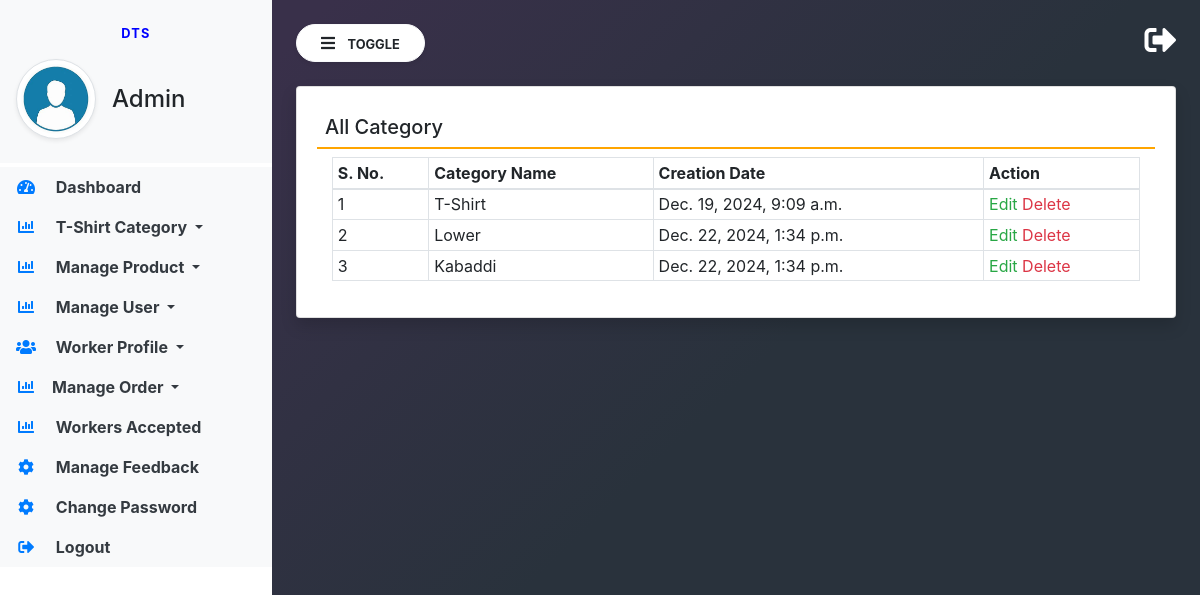
The app's page /View-category/ with its own data.
### store_app/models.py (models this page shows, shortened)
class Category(models.Model):
    name = models.CharField(max_length=200, null=True, blank=True)
    created = models.DateTimeField(auto_now_add=True)

### E_shop/views.py (the view)
# urls.py: path('View-category/', views.view_category, name="view_category"),
def view_category(request):
    category = Category.objects.all()
    return render(request, 'admin/view_category.html', locals())

### templates/admin/view_category.html
{% extends 'admin/admin_base.html' %}
{% block main  %}
<div class="card shadow">
    <div class="card-body">
        <h5 class="p-2" style="border-bottom: 2px solid orange;">All Category</h5>
        <div class="container-fluid">
            <table class="table table-bordered table-sm" id="example">
                <thead>
                <tr>
                    <th>S. No.</th>
                    <th>Category Name</th>
                    <th>Creation Date</th>
                    <th>Action</th>
                </tr>
                </thead>
                <tbody>
                {% for i in category %}
                <tr>
                    <td>{{forloop.counter}}</td>
                    <td>{{i.name}}</td>
                    <td>{{i.created}}</td>
                    <td>
                        <a href="{% url 'edit_category' i.id %}" class="text-success">Edit</a>
                        <a href="/delete-category/{{i.id}}/" class="text-danger"
                           onclick="return confirm('Are You Sure?')">Delete</a></td>
                </tr>
                {% endfor %}
                </tbody>
            </table>
        </div>
    </div>
</div>
{% endblock %}

### static/assets/css/admin_base_sideBar.css (style rules this page uses)
body { background-image : linear-gradient(135.9deg,rgba(57, 48, 74, 1) 16.4%,rgba(41, 50, 60, 1) 56.1%); min-height:100vh; }

### records on screen
Category: name "T-Shirt", created "Dec. 19, 2024, 9:09 a.m."
Category: name "Lower", created "Dec. 22, 2024, 1:34 p.m."
Category: name "Kabaddi", created "Dec. 22, 2024, 1:34 p.m."
